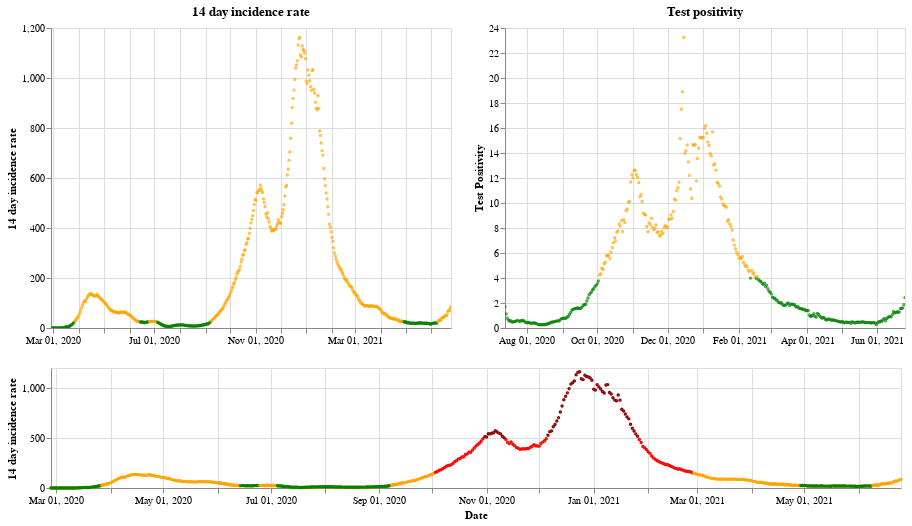

Notebook cell for this chart:
### Markdown cell above
## Wales

### Code cell
plot_traffic_light('Wales')

### Figure 1 — Vega-Lite specification as saved in the notebook (floating-point values rounded to 4 significant figures; data arrays with more than 128 entries replaced by an {"elided": "..."} marker saying what was removed)
{"config": {"view": {"continuousWidth": 400, "continuousHeight": 300}}, "vconcat": [{"hconcat": [{"mark": {"type": "point", "size": 2}, "encoding": {"color": {"condition": {"value": "green", "test": "(datum.twoWeeklyCasesRate <= 25)"}, "value": "orange"}, "tooltip": [{"type": "nominal", "field": "areaName"}, {"type": "temporal", "field": "date"}, {"type": "quantitative", "field": "twoWeeklyCasesRate"}, {"type": "quantitative", "field": "testPositivity"}], "x": {"type": "temporal", "axis": {"title": ""}, "field": "date", "scale": {"domain": {"selection": "DateBrush"}}, "timeUnit": "yearmonthdate"}, "y": {"type": "quantitative", "axis": {"title": "14 day incidence rate"}, "field": "twoWeeklyCasesRate"}}, "title": "14 day incidence rate", "width": 400}, {"mark": {"type": "point", "size": 2}, "encoding": {"color": {"condition": {"value": "green", "test": "(datum.testPositivity <= 4)"}, "value": "orange"}, "tooltip": [{"type": "nominal", "field": "areaName"}, {"type": "temporal", "field": "date"}, {"type": "quantitative", "field": "twoWeeklyCasesRate"}, {"type": "quantitative", "field": "testPositivity"}], "x": {"type": "temporal", "axis": {"title": ""}, "field": "date", "scale": {"domain": {"selection": "DateBrush"}}, "timeUnit": "yearmonthdate"}, "y": {"type": "quantitative", "axis": {"title": "Test Positivity"}, "field": "testPositivity"}}, "title": "Test positivity", "width": 400}]}, {"layer": [{"mark": {"type": "point", "size": 2}, "encoding": {"color": {"condition": {"value": "orange", "test": "((50 && datum.twoWeeklyCasesRate) < 150)"}, "value": "red"}, "opacity": {"condition": {"value": 1, "test": "((50 && datum.twoWeeklyCasesRate) < 500)"}, "value": 0}, "tooltip": [{"type": "nominal", "field": "areaName"}, {"type": "temporal", "field": "date"}, {"type": "quantitative", "field": "twoWeeklyCasesRate"}, {"type": "quantitative", "field": "testPositivity"}], "x": {"type": "temporal", "axis": {"title": "Date"}, "field": "date", "timeUnit": "yearmonthdate"}, "y": {"type": "quantitative", "axis": {"title": "14 day incidence rate"}, "field": "twoWeeklyCasesRate"}}, "selection": {"DateBrush": {"type": "interval", "encodings": ["x"], "fields": ["Time"]}}, "width": 850}, {"mark": {"type": "point", "size": 2}, "encoding": {"color": {"value": "darkred"}, "opacity": {"condition": {"value": 1, "test": "(datum.twoWeeklyCasesRate >= 500)"}, "value": 0}, "tooltip": [{"type": "nominal", "field": "areaName"}, {"type": "temporal", "field": "date"}, {"type": "quantitative", "field": "twoWeeklyCasesRate"}, {"type": "quantitative", "field": "testPositivity"}], "x": {"type": "temporal", "axis": {"title": "Date"}, "field": "date", "timeUnit": "yearmonthdate"}, "y": {"type": "quantitative", "axis": {"title": "14 day incidence rate"}, "field": "twoWeeklyCasesRate"}}, "width": 400}, {"mark": {"type": "point", "size": 2}, "encoding": {"color": {"condition": {"value": "green", "test": "((4 && datum.twoWeeklyCasesRate) < 25)"}, "value": "orange"}, "opacity": {"condition": {"value": 1, "test": "(datum.twoWeeklyCasesRate < 50)"}, "value": 0}, "tooltip": [{"type": "nominal", "field": "areaName"}, {"type": "temporal", "field": "date"}, {"type": "quantitative", "field": "twoWeeklyCasesRate"}, {"type": "quantitative", "field": "testPositivity"}], "x": {"type": "temporal", "axis": {"title": "Date"}, "field": "date", "timeUnit": "yearmonthdate"}, "y": {"type": "quantitative", "axis": {"title": "14 day incidence rate"}, "field": "twoWeeklyCasesRate"}}, "width": 400}], "height": 120, "width": 800}], "data": {"name": "data-feb75aaf9ea90cb7c18f285132390a73"}, "$schema": "https://vega.github.io/schema/vega-lite/v4.8.1.json", "datasets": {"data-feb75aaf9ea90cb7c18f285132390a73": {"elided": "485 records"}}}
